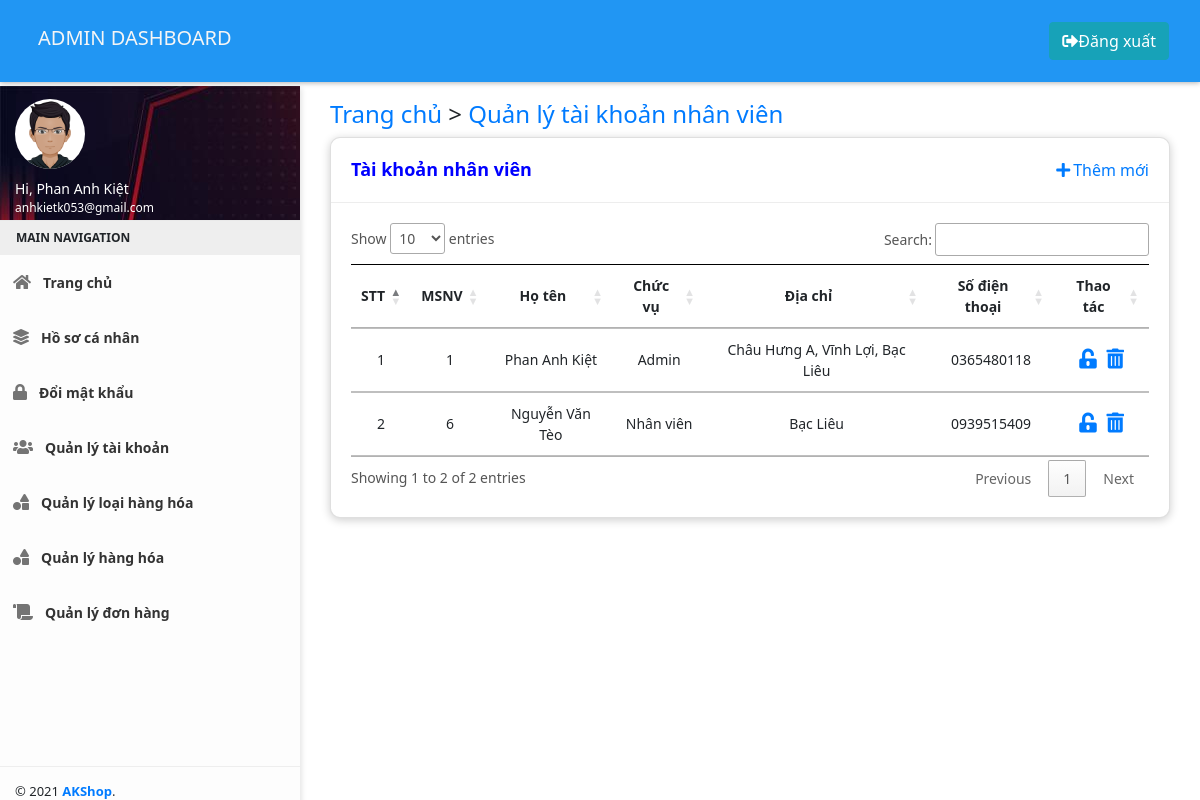
The page /admin/taikhoannhanvien.php (signed in) on the database its author committed.
### tables this page shows
CREATE TABLE `nhanvien` (
  `MSNV` int(11) NOT NULL,
  `HoTenNV` varchar(255) NOT NULL,
  `ChucVu` varchar(255) NOT NULL,
  `DiaChi` varchar(255) NOT NULL,
  `SoDienThoai` varchar(10) NOT NULL,
  `Email` varchar(255) NOT NULL,
  `Password` varchar(255) NOT NULL
);

### admin/taikhoannhanvien.php (the view, shortened to what this page needs)
<?php
    include("./header.php");
?>
<h4><a title="Quay lại" href="./index.php">Trang chủ</a>  > <a href="qlhanghoa.php">Quản lý tài khoản nhân viên</a></h4>
<div class="row clearfix">
    <div class="col-xs-12 col-sm-12 col-md-12 col-lg-12">
        <div class="card">
            <div class="header" style="display: flex; width: 100%; align-items: center;">
                <h2 style="font-weight: bold; color: blue;">Tài khoản nhân viên</h2>
                <a style="width: fit-content; display: flex; align-items: center; text-decoration: none; margin-left: auto;" href="themtknv.php">
                    <i class="fas fa-plus" style="margin-right: 3px;"></i>
                    Thêm mới
                </a>
            </div>
            <div class="body">
                <div class="table-responsive">
                    <table class="table table-hover dashboard-task-infos" id="myTable">
                        <thead>
                            <tr>
                                <th style="vertical-align: middle;text-align: center;" scope="col">STT</th>
                                <th style="vertical-align: middle;text-align: center;" scope="col">MSNV</th>
                                <th style="vertical-align: middle;text-align: center;" scope="col">Họ tên</th>
                                <th style="vertical-align: middle;text-align: center;" scope="col">Chức vụ</th>
                                <th style="vertical-align: middle;text-align: center;" scope="col">Địa chỉ</th>
                                <th style="vertical-align: middle;text-align: center;" scope="col">Số điện thoại</th>
                                <th style="vertical-align: middle;text-align: center;" scope="col">Thao tác</th>
                            </tr>
                        </thead>
                        <tbody class="middle">
                            <?php
                                $query= mysqli_query($conn,"SELECT * FROM `nhanvien`");
                                $num_rows = mysqli_num_rows($query);
                                if($num_rows == 0){
                                ?>
                                    <tr>
                                        <td colspan="7" style="vertical-align: middle;">
                                            <h2>404 Not Found</h2>
                                        </td>
                                    </tr>
                                <?php
                                }
                                else{
                                    $stt = 1;
                                    while($row = mysqli_fetch_array($query)){
                            ?>
                                <tr>
                                    <td style="vertical-align: middle;text-align: center;" scope="row"><?=$stt?></td>
                                    <td style="text-align: center; vertical-align: middle;" scope="row"><?=$row['MSNV']?></td>
                                    <td style="text-align: center; vertical-align: middle;" scope="row"><?=$row['HoTenNV']?></td>
                                    <td style="text-align: center; vertical-align: middle;" scope="row"><?=$row['ChucVu']?></td>
                                    <td style="text-align: center; vertical-align: middle;" scope="row"><?=$row['DiaChi']?></td>
                                    <td style="text-align: center; vertical-align: middle;" scope="row"><?=$row['SoDienThoai']?></td>
                                    <td style="vertical-align: middle; text-align: center;">
                                        <a style="margin-left: 3px; margin-right: 3px;" title="Reset mật khẩu thành 12345678"
                                        href='?resetpass=<?= $row['MSNV'] ?>'><i class="fas fa-unlock-alt"></i></a>
                                        <a style="margin-left: 3px; margin-right: 3px;"  title="Xóa"
                                        onClick="javascript: return confirm('Bạn có chắc muốn thực hiện thao tác xóa này?')"
                                        href='?delnv=<?= $row['MSNV'] ?>'><i class="fas fa-trash-alt" ></i></a>
                                    </td>
                                </tr>
                            <?php
                                    $stt++;
                                    }
                                }
                            ?>
                        </tbody>
                    </table>
                </div>
            </div>
        </div>
    </div>
</div>
<?php
    include("./footer.php");
?>

### admin/css/main.css (style rules this page uses)
* { margin: 0; padding: 0; font-family: 'Segoe UI', Tahoma, Geneva, Verdana, sans-serif; }
i.fas.fa-edit, i.fas.fa-trash-alt, i.fas.fa-unlock-alt { font-size: 20px; }
.card { background: #fff; min-height: 50px; box-shadow: 0 2px 10px rgba(0, 0, 0, 0.2); -webkit-box-shadow: 0 2px 10px rgba(0, 0, 0, 0.2); -moz-box-shadow: 0 2px 10px rgba(0, 0, 0, 0.2); -ms-box-shadow: 0 2px 10px rgba(0, 0, 0, 0.2); position: relative; margin-bottom: 30px; -webkit-border-radius: 2px; -moz-border-radius: 2px; -ms-border-radius: 2px; border-radius: 10px; }
.card .header { padding: 20px; position: relative; border-bottom: 1px solid rgba(204, 204, 204, 0.35); }
.card .header h2 { margin: 0; font-size: 18px; font-weight: bold; color: blue; }
.card .body { font-size: 14px; color: #555; padding: 20px; }
.table tbody tr td, .table tbody tr th { padding: 10px; border-top: 1px solid rgba(88, 88, 88, 0.384); border-bottom: 1px solid rgba(88, 88, 88, 0.384); }
.table thead tr th { border-top: 1px solid black; border-bottom: 1px solid black; }

### rows shown on the page
nhanvien: MSNV "1", HoTenNV "Phan Anh Kiệt", ChucVu "Admin", DiaChi "Châu Hưng A, Vĩnh Lợi, Bạc Liêu", SoDienThoai "0365480118"
nhanvien: MSNV "6", HoTenNV "Nguyễn Văn Tèo", ChucVu "Nhân viên", DiaChi "Bạc Liêu", SoDienThoai "0939515409"

### other values the page prints
$ten_nv "Phan Anh Kiệt"
$email "anhkietk053@gmail.com"
